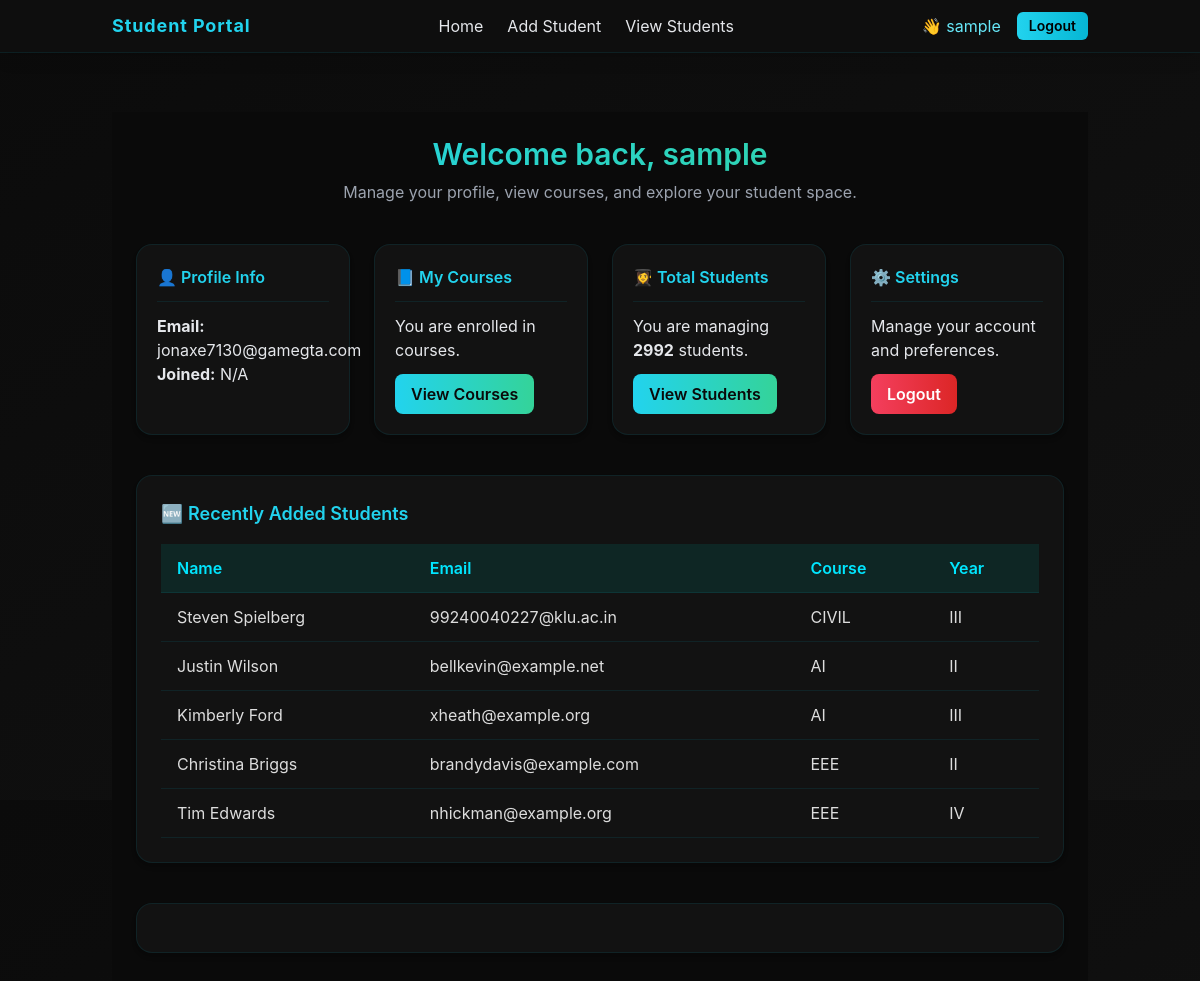
The page /dashboard (signed in) on the database its author committed.
### app.py (models this page shows, shortened)
class User(db.Model,UserMixin):
    id = db.Column(db.Integer, primary_key=True)
    username = db.Column(db.String(50), nullable=False)
    email = db.Column(db.String(50),nullable=False)
    password_hash = db.Column(db.String(200), nullable=False)

class Student(db.Model):
    id = db.Column(db.Integer, primary_key=True)
    name = db.Column(db.String(50), nullable=False)
    email= db.Column(db.String(50),nullable=False)
    course=db.Column(db.String(50),nullable=False)
    year=db.Column(db.String(5),nullable=False)

### app.py (the view)
@app.route("/dashboard")
@login_required
def dashboard():
    recent_added=Student.query.order_by(Student.id.desc()).limit(5).all()
    total_student=Student.query.count()
    total_courses=Student.query.distinct(Student.course).count()
    data = db.session.query(Student.course, func.count(Student.id)).group_by(Student.course).all()
    courses = [row[0] for row in data]
    counts = [row[1] for row in data]
    return render_template("dashboard.html",courses=courses, counts=counts,total_student=total_student,total_courses=total_courses, recent_added=recent_added)

### app.py (called while the page is built)
@login_manager.user_loader
def load_user(user_id):
    return User.query.get(int(user_id))

### templates/dashboard.html (shortened to what this page needs)
{% extends "layout.html" %}
{% block content %}
<div class="min-h-screen bg-[#0a0a0a] text-gray-200 font-inter p-6 fade-in">
  <div class="text-center mb-10">
    <h2 class="text-3xl font-semibold text-transparent bg-clip-text bg-gradient-to-r from-cyan-400 to-emerald-400">
    </h2>
    <p class="text-gray-400 mt-2">
      Manage your profile, view courses, and explore your student space.
    </p>
  </div>
  <div class="grid grid-cols-1 sm:grid-cols-2 lg:grid-cols-4 gap-6 mb-10">
    <div class="bg-[#121212] border border-cyan-500/10 rounded-2xl shadow-md hover:shadow-cyan-500/20 transition-all p-5">
      <h5 class="text-cyan-400 font-semibold mb-3">👤 Profile Info</h5>
      <hr class="border-cyan-500/10 mb-3">
      <p><strong>Email:</strong> {{ current_user.email }}</p>
      <p><strong>Joined:</strong> {{ current_user.created_at('%b %d, %Y') if current_user.created_at else 'N/A' }}</p>
    </div>
    <div class="bg-[#121212] border border-cyan-500/10 rounded-2xl shadow-md hover:shadow-cyan-500/20 transition-all p-5">
      <h5 class="text-cyan-400 font-semibold mb-3">📘 My Courses</h5>
      <hr class="border-cyan-500/10 mb-3">
      <p>You are enrolled in <strong>{{ total_course }}</strong> courses.</p>
      <a href="/view_students" class="inline-block mt-3 bg-gradient-to-r from-cyan-400 to-emerald-400 text-[#0a0a0a] font-semibold px-4 py-2 rounded-lg hover:scale-105 transition">
        View Courses
      </a>
    </div>
    <div class="bg-[#121212] border border-cyan-500/10 rounded-2xl shadow-md hover:shadow-cyan-500/20 transition-all p-5">
      <h5 class="text-cyan-400 font-semibold mb-3">👩‍🎓 Total Students</h5>
      <hr class="border-cyan-500/10 mb-3">
      <p>You are managing <strong>{{ total_student }}</strong> students.</p>
      <a href="/view_students" class="inline-block mt-3 bg-gradient-to-r from-cyan-400 to-emerald-400 text-[#0a0a0a] font-semibold px-4 py-2 rounded-lg hover:scale-105 transition">
        View Students
      </a>
    </div>
    <div class="bg-[#121212] border border-cyan-500/10 rounded-2xl shadow-md hover:shadow-cyan-500/20 transition-all p-5">
      <h5 class="text-cyan-400 font-semibold mb-3">⚙️ Settings</h5>
      <hr class="border-cyan-500/10 mb-3">
      <p>Manage your account and preferences.</p>
      <a href="/logout" class="inline-block mt-3 bg-gradient-to-r from-rose-500 to-red-600 text-white font-semibold px-4 py-2 rounded-lg hover:scale-105 transition">
        Logout
      </a>
    </div>
  </div>
  <div class="bg-[#121212] border border-cyan-500/10 rounded-2xl shadow-md p-6 mb-10">
    <h4 class="text-cyan-400 text-lg font-semibold mb-4">🆕 Recently Added Students</h4>
    <div class="overflow-x-auto">
      <table class="w-full text-left border-collapse">
        <thead>
          <tr class="bg-[#0f1a1a] text-cyan-400 border-b border-cyan-500/10">
            <th class="px-4 py-3 font-semibold">Name</th>
            <th class="px-4 py-3 font-semibold">Email</th>
            <th class="px-4 py-3 font-semibold">Course</th>
            <th class="px-4 py-3 font-semibold">Year</th>
          </tr>
        </thead>
        <tbody>
          {% for student in recent_added %}
          <tr class="border-b border-cyan-500/10 hover:bg-[#162020] transition">
            <td class="px-4 py-3">{{ student.name }}</td>
            <td class="px-4 py-3">{{ student.email }}</td>
            <td class="px-4 py-3">{{ student.course }}</td>
            <td class="px-4 py-3">{{ student.year }}</td>
          </tr>
          {% else %}
          <tr>
            <td colspan="4" class="text-center text-gray-500 py-3">No recent students found.</td>
          </tr>
          {% endfor %}
        </tbody>
      </table>
    </div>
  </div>
  <div class="bg-[#121212] border border-cyan-500/10 rounded-2xl shadow-md p-6">
  </div>
</div>
{% endblock %}

### templates/layout.html (shortened to what this page needs)
<!DOCTYPE html>
<html lang="en">
<head>
   <script src="https://cdn.tailwindcss.com"></script>
  <link rel="stylesheet" href="{{ url_for('static', filename='css/styles.css') }}" />
</head>
<body class="bg-gradient-to-br from-[#0b0b0b] to-[#121212] text-gray-200 min-h-screen flex flex-col">
  <nav class="bg-[#0f0f0f]/90 backdrop-blur-lg border-b border-cyan-500/10 fixed w-full z-50 shadow-lg">
    <div class="container mx-auto px-6 py-3 flex justify-between items-center">
      <a href="/" class="text-cyan-400 font-bold text-lg tracking-wider hover:text-cyan-300 transition-all">
        Student Portal
      </a>
      <div class="hidden md:flex items-center space-x-6">
        <a href="/" class="hover:text-cyan-400 transition-all">Home</a>
        <a href="/add_students" class="hover:text-cyan-400 transition-all">Add Student</a>
        <a href="/view_students" class="hover:text-cyan-400 transition-all">View Students</a>
      </div>
      <div class="hidden md:flex items-center space-x-4">
        {% if current_user.is_authenticated %}
          <span class="text-cyan-300">👋 <a href="/dashboard" class="hover:text-cyan-400">{{ current_user.username }}</a></span>
          <a href="/logout" class="bg-gradient-to-r from-cyan-400 to-cyan-500 text-black px-3 py-1 rounded-md text-sm font-semibold hover:from-cyan-300 hover:to-cyan-400 transition-all">Logout</a>
        {% else %}
          <a href="/login" class="border border-cyan-400 text-cyan-400 px-3 py-1 rounded-md text-sm hover:bg-cyan-400 hover:text-black transition-all">Login</a>
        {% endif %}
      </div>
    </div>
  </nav>
  <main class="flex-grow container mx-auto px-6 pt-28 pb-12 fade-in">
    {% block content %}{% endblock %}
  </main>
</body>
</html>

### static/css/styles.css (style rules this page uses)
body { font-family: 'Inter', 'Segoe UI', sans-serif; background: radial-gradient(circle at 20% 30%, #0d0d0d, #000000 85%); color: #e6e6e6; margin: 0; padding: 0; min-height: 100vh; overflow-x: hidden; }
.fade-in { animation: fadeIn 0.8s ease-in-out; }
table { color: #ddd; }
th { color: #00e6ff; background: rgba(0, 255, 204, 0.05); }

### rows shown on the page
User: username "sample", email "jonaxe7130@gamegta.com"
Student: name "Steven Spielberg", email "99240040227@klu.ac.in", course "CIVIL", year "III"
Student: name "Justin Wilson", email "bellkevin@example.net", course "AI", year "II"
Student: name "Kimberly Ford", email "xheath@example.org", course "AI", year "III"
Student: name "Christina Briggs", email "brandydavis@example.com", course "EEE", year "II"
Student: name "Tim Edwards", email "nhickman@example.org", course "EEE", year "IV"

### other values the page prints
{{ total_student }} "2992"
